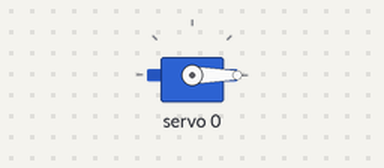
A sketch run on a simulated Arduino Uno, built with avr-gcc and run on an emulated ATmega328P. Shown: servo.

Above: at 0.05 s.
At 1.25 s:
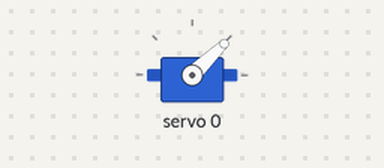
At 2.5 s:
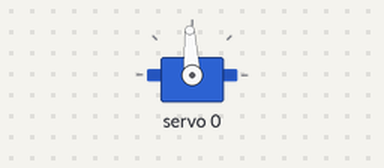
At 5.0 s:
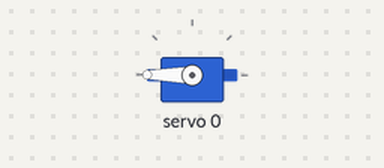
Timing chart, 0 to 6.5 s (numbered marks = the images above):
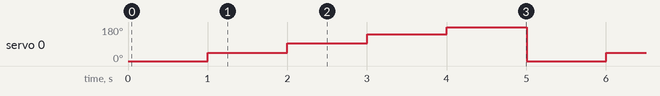

The sketch:

mz996_test.ino
```cpp
#include <Adafruit_PWMServoDriver.h>
#include <Wire.h>

#define idealFREQ 48.828125 //976.5625

Adafruit_PWMServoDriver testservo = Adafruit_PWMServoDriver();
/*
setPWM(servo_number,tick_on,tick_off) -- 1 cycle = 4096 ticks

time length of 1 cycle determined by frequency - e.g. 1000Hz -> 1 cycle = 1ms, split into 4096 ticks.
For ease of calcuation, Freq = 48.828125Hz, means 1 cycle = 20.48ms, and 1 tick length = 5us:

      MIN MAX
T(us) 500 2500
ticks 100 500
deg   0   180
*/

float i =0;

void setup() {
  // put your setup code here, to run once:
Serial.begin(9600);
testservo.begin();
testservo.setPWMFreq(idealFREQ);
}

void loop() {
testservo.setPWM(0,0,100);
delay(1000);
testservo.setPWM(0,0,200);
delay(1000);
testservo.setPWM(0,0,300);
delay(1000);
testservo.setPWM(0,0,400);
delay(1000);
testservo.setPWM(0,0,500);
delay(1000);
}
```

Measured:
- by itself, servo 0: repeats every 5.0 s: 93° 1.0 s, 141° 1.0 s, 180° 1.0 s, 0° 1.0 s, 44° 1.0 s
